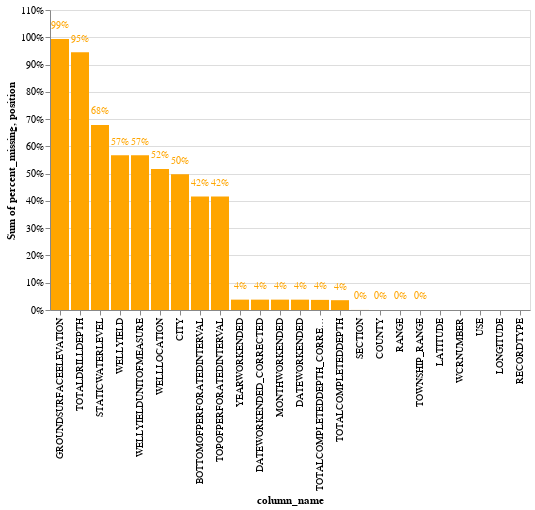

Notebook code for this chart:
### Code cell
wcr_instance.draw_mising_data_chart( wcr_instance.wellcompletion_subset_df)

### Figure 1 — Vega-Lite specification as saved in the notebook (floating-point values rounded to 4 significant figures)
{"config": {"view": {"continuousWidth": 400, "continuousHeight": 300}}, "layer": [{"mark": "bar", "encoding": {"color": {"value": "orange"}, "tooltip": [{"field": "column_name", "type": "nominal"}, {"field": "percent_missing", "type": "quantitative"}], "x": {"field": "column_name", "sort": ["GROUNDSURFACEELEVATION", "TOTALDRILLDEPTH", "STATICWATERLEVEL", "WELLYIELD", "WELLYIELDUNITOFMEASURE", "WELLLOCATION", "CITY", "BOTTOMOFPERFORATEDINTERVAL", "TOPOFPERFORATEDINTERVAL", "YEARWORKENDED", "DATEWORKENDED_CORRECTED", "MONTHWORKENDED", "DATEWORKENDED", "TOTALCOMPLETEDDEPTH_CORRECTED", "TOTALCOMPLETEDDEPTH", "SECTION", "COUNTY", "RANGE", "TOWNSHIP_RANGE", "LATITUDE", "WCRNUMBER", "USE", "LONGITUDE", "RECORDTYPE"], "type": "nominal"}, "y": {"aggregate": "sum", "axis": {"format": "%"}, "field": "percent_missing", "stack": "normalize", "type": "quantitative"}}}, {"mark": {"type": "text", "align": "center", "color": "black", "fontSize": 10}, "encoding": {"color": {"value": "orange"}, "text": {"field": "percent_missing", "format": ".0%", "type": "quantitative"}, "tooltip": [{"field": "column_name", "type": "nominal"}, {"field": "percent_missing", "type": "quantitative"}], "x": {"field": "column_name", "sort": ["GROUNDSURFACEELEVATION", "TOTALDRILLDEPTH", "STATICWATERLEVEL", "WELLYIELD", "WELLYIELDUNITOFMEASURE", "WELLLOCATION", "CITY", "BOTTOMOFPERFORATEDINTERVAL", "TOPOFPERFORATEDINTERVAL", "YEARWORKENDED", "DATEWORKENDED_CORRECTED", "MONTHWORKENDED", "DATEWORKENDED", "TOTALCOMPLETEDDEPTH_CORRECTED", "TOTALCOMPLETEDDEPTH", "SECTION", "COUNTY", "RANGE", "TOWNSHIP_RANGE", "LATITUDE", "WCRNUMBER", "USE", "LONGITUDE", "RECORDTYPE"], "type": "nominal"}, "y": {"field": "position", "type": "quantitative"}}, "transform": [{"calculate": "datum.percent_missing + 0.05 * datum.percent_missing / abs(datum.percent_missing)", "as": "position"}]}], "data": {"name": "data-0f56b9305480398855e1028d95b2afea"}, "$schema": "https://vega.github.io/schema/vega-lite/v4.17.0.json", "datasets": {"data-0f56b9305480398855e1028d95b2afea": [{"column_name": "GROUNDSURFACEELEVATION", "percent_missing": 0.9937}, {"column_name": "TOTALDRILLDEPTH", "percent_missing": 0.9452}, {"column_name": "STATICWATERLEVEL", "percent_missing": 0.6784}, {"column_name": "WELLYIELD", "percent_missing": 0.5672}, {"column_name": "WELLYIELDUNITOFMEASURE", "percent_missing": 0.5672}, {"column_name": "WELLLOCATION", "percent_missing": 0.5167}, {"column_name": "CITY", "percent_missing": 0.4976}, {"column_name": "BOTTOMOFPERFORATEDINTERVAL", "percent_missing": 0.4165}, {"column_name": "TOPOFPERFORATEDINTERVAL", "percent_missing": 0.4159}, {"column_name": "YEARWORKENDED", "percent_missing": 0.038}, {"column_name": "DATEWORKENDED_CORRECTED", "percent_missing": 0.038}, {"column_name": "MONTHWORKENDED", "percent_missing": 0.038}, {"column_name": "DATEWORKENDED", "percent_missing": 0.03792}, {"column_name": "TOTALCOMPLETEDDEPTH_CORRECTED", "percent_missing": 0.03712}, {"column_name": "TOTALCOMPLETEDDEPTH", "percent_missing": 0.03597}, {"column_name": "SECTION", "percent_missing": 0.0002504}, {"column_name": "COUNTY", "percent_missing": 8.421e-05}, {"column_name": "RANGE", "percent_missing": 5.762e-05}, {"column_name": "TOWNSHIP_RANGE", "percent_missing": 4.21e-05}, {"column_name": "LATITUDE", "percent_missing": 0.0}, {"column_name": "WCRNUMBER", "percent_missing": 0.0}, {"column_name": "USE", "percent_missing": 0.0}, {"column_name": "LONGITUDE", "percent_missing": 0.0}, {"column_name": "RECORDTYPE", "percent_missing": 0.0}]}}
